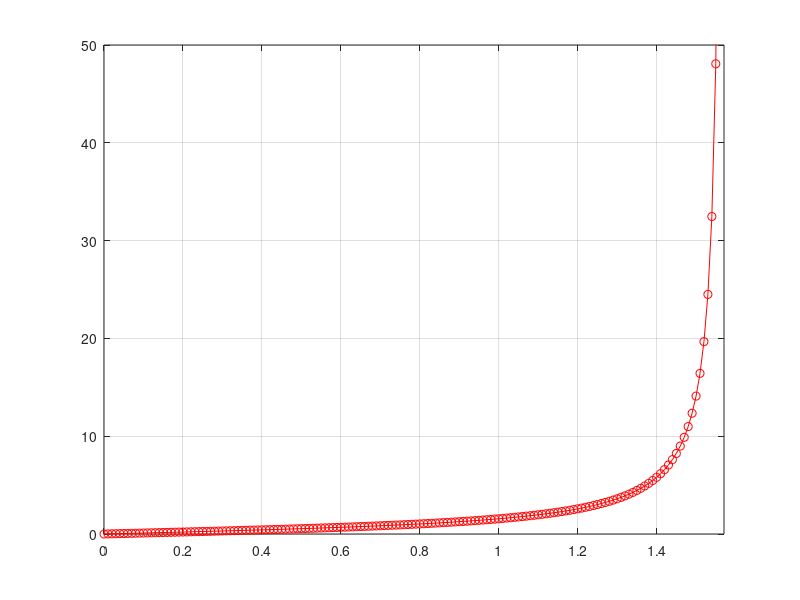

Source code (MATLAB):
clc
disp('Matlab Gui Block')
PurposePath = 'D:\Coders\MatlabScrips\GUI';
if ~strcmp(PurposePath,pwd)
    cd D:\Coders\MatlabScrips\GUI
end
fprintf('load path\t>>>>\t%s\n',pwd)
clear ans

%% 
clc ;
clear;
close all
x = 0:0.01:pi/2;
plot(x,tan(x),'-ro'); 
axis([0 pi/2 0 50]) 
grid on